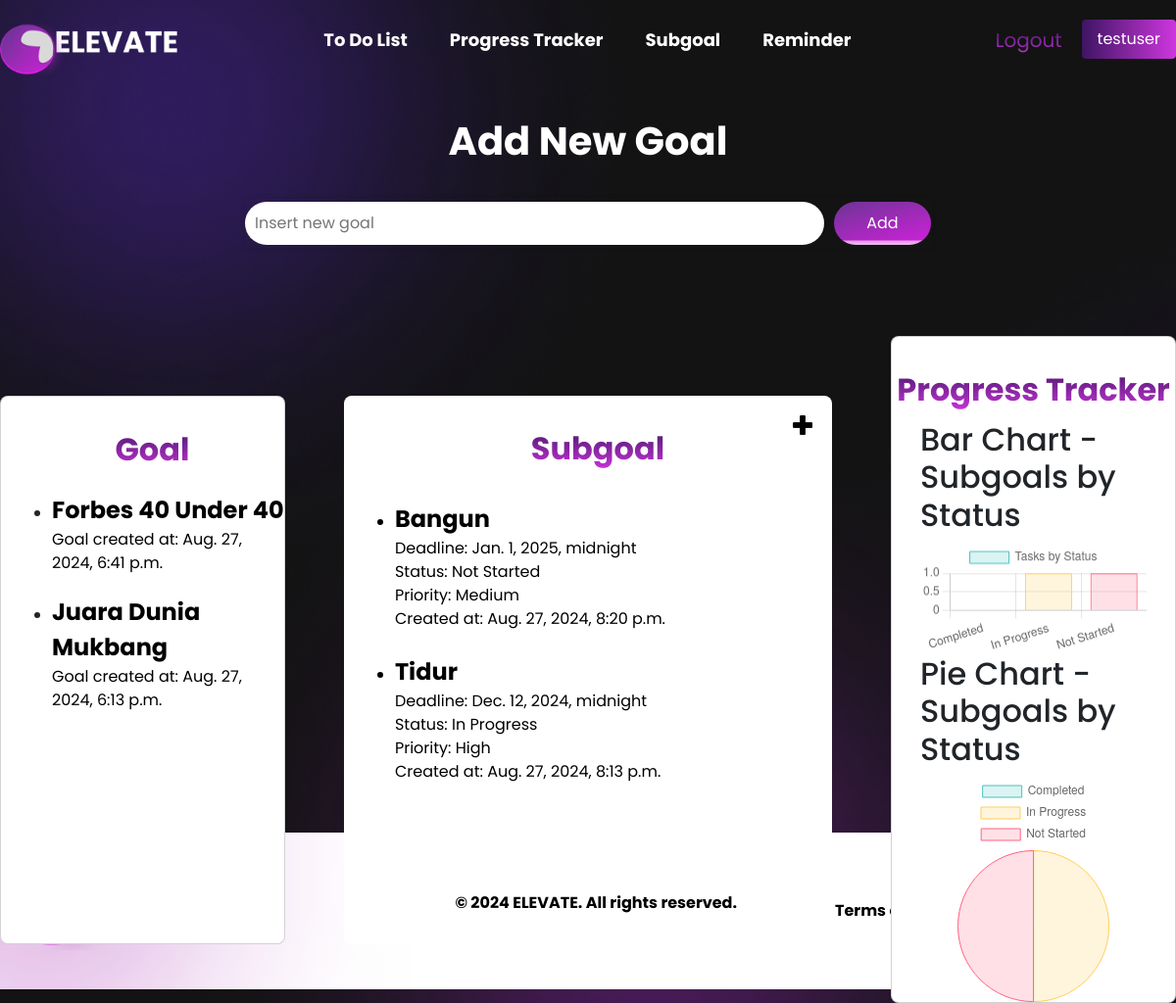
Screenshot of /subgoal/goal/1/ (signed in) with the database file from the repository.
### subgoal/models.py (models this page shows, shortened)
class Goal(models.Model):
    user = models.ForeignKey(User, on_delete=models.CASCADE)
    title = models.CharField(max_length=255)
    created_at = models.DateTimeField(auto_now_add=True)

class Subgoal(models.Model):
    PRIORITY_CHOICES = [
        ('L', 'Low'),
        ('M', 'Medium'),
        ('H', 'High'),
    ]
    STATUS_CHOICES = [
        ('P', 'Pending'),
        ('C', 'Completed'),
        ('I', 'In Progress'),
    ]
    user = models.ForeignKey(User, on_delete=models.CASCADE)
    goal = models.ForeignKey(Goal, on_delete=models.CASCADE, related_name='subgoals')
    title = models.CharField(max_length=255)
    deadline = models.DateTimeField()  #
    status = models.CharField(max_length=1, choices=STATUS_CHOICES, default='P')
    priority = models.CharField(max_length=1, choices=PRIORITY_CHOICES, default='M')
    created_at = models.DateTimeField(auto_now_add=True)

### subgoal/views.py (the view)
# urls.py: path('subgoal/', include("subgoal.urls")),
def subgoal(request, goal_id):
    goals = Goal.objects.filter(user=request.user).order_by('-created_at')
    goal_choice = Goal.objects.get(id=goal_id)
    subgoals = Subgoal.objects.filter(user=request.user, goal=goal_choice).order_by('-created_at')
    statuses = ["Completed", "In Progress", "Not Started"]
    subgoal_counts = [
        Subgoal.objects.filter(user=request.user, status="Completed").count(),
        Subgoal.objects.filter(user=request.user, status="In Progress").count(),
        Subgoal.objects.filter(user=request.user, status="Not Started").count()
    ]
    task_data = {
        'labels': statuses,
        'values': subgoal_counts,
    }
    return render(request, "subgoal/home.html", {
        "goals": goals,
        "subgoals": subgoals,
        "task_data": task_data
    })

### subgoal/templates/subgoal/home.html (shortened to what this page needs)
{% extends "subgoal/layout.html" %}
{% load static %}
{% block css %}
    <link rel="stylesheet" href="{% static 'subgoal/css/home.css' %}">
{% endblock %}
{% block content %}
    <div class="subgoal-container">
        <div class="subgoal-section">
            <h2 class="subgoal-title">Add New Goal</h2>
        </div>
        <div>
            <form action="{% url 'subgoal:add_goal' %}" method="post" class="search-bar">
                <input type="text" class="search-input" placeholder="Insert new goal" name="goal">
                <input type ="submit" class="search-button" value="Add">
            </form>
        </div>
        <div class="card-container">
            <div class="card">
                <div class="card-content">
                    <p class="card-title">Goal</p>
                    <ul>
                    {% for goal in goals %}
                        <li class="goal-list">
                            <a class="goal-container" href="{% url 'subgoal:goal' goal.id %}">
                                <div class="goal-title">{{ goal.title }}</div>
                                <div>Goal created at: {{ goal.created_at }}</div>
                            </a>
                        </li>
                    {% endfor %}
                    </ul>
                </div>
            </div>
            <div class="card-center">
                <div class="card-content">
                    <a class="plus-sign-container" href="{% url 'subgoal:add_subgoal'%}">
                        <img alt="Plus/Add Sign" src="{% static 'subgoal/images/plus_sign.png' %}" class="plus-sign">
                    </a>
                    <p class="card-title subgoal-title">Subgoal</p>
                    <ul>
                        {% for subgoal in subgoals %}
                            <li>
                                <a class="goal-container" href="{% url 'subgoal:update_subgoal' subgoal.id %}">
                                    <div class="goal-title">{{ subgoal.title }}</div>
                                    <div>Deadline: {{ subgoal.deadline }}</div>
                                    <div>Status: {{ subgoal.status }}</div>
                                    <div>Priority: {{ subgoal.priority }}</div>
                                    <div>Created at: {{ subgoal.created_at }}</div>
                                    <br>
                                </a>
                            </li>
                        {% endfor %}
                    </ul>
               </div>
            </div>
            <div class="card">
                <p class="card-title">Progress Tracker</p>
                <div style="width: 80%; margin: auto;">
                    <h2>Bar Chart - Subgoals by Status</h2>
                    <canvas id="barChart"></canvas>
                </div>
                <div style="width: 80%; margin: auto;">
                    <h2>Pie Chart - Subgoals by Status</h2>
                    <canvas id="pieChart"></canvas>
                </div>
            </div>
        </div>
    </div>
    <script>
        // Get the data from Django's context
        const labels = {{ task_data.labels|safe }};
        const values = {{ task_data.values|safe }};
        // Bar Chart
        const barCtx = document.getElementById('barChart').getContext('2d');
        const barChart = new Chart(barCtx, {
            type: 'bar',
            data: {
                labels: labels,
                datasets: [{
                    label: 'Tasks by Status',
                    data: values,
                    backgroundColor: [
                        'rgba(75, 192, 192, 0.2)',
                        'rgba(255, 206, 86, 0.2)',
                        'rgba(255, 99, 132, 0.2)'
                    ],
                    borderColor: [
                        'rgba(75, 192, 192, 1)',
                        'rgba(255, 206, 86, 1)',
                        'rgba(255, 99, 132, 1)'
                    ],
                    borderWidth: 1
                }]
            },
            options: {
                scales: {
                    y: {
                        beginAtZero: true
                    }
                }
            }
        });
        // Pie Chart
        const pieCtx = document.getElementById('pieChart').getContext('2d');
        const pieChart = new Chart(pieCtx, {
            type: 'pie',
            data: {
                labels: labels,
                datasets: [{
                    label: 'Tasks by Status',
                    data: values,
                    backgroundColor: [
                        'rgba(75, 192, 192, 0.2)',
                        'rgba(255, 206, 86, 0.2)',
                        'rgba(255, 99, 132, 0.2)'
                    ],
                    borderColor: [
                        'rgba(75, 192, 192, 1)',
                        'rgba(255, 206, 86, 1)',
                        'rgba(255, 99, 132, 1)'
                    ],
                    borderWidth: 1
                }]
            },
            options: {
                responsive: true
            }
        });
    </script>
{% endblock %}

### subgoal/templates/subgoal/layout.html (shortened to what this page needs)
{% load static %}
<!DOCTYPE html>
<html lang="en">
  <head>
    <link href="https://cdn.jsdelivr.net/npm/bootstrap@5.3.3/dist/css/bootstrap.min.css" rel="stylesheet">
    <link rel="stylesheet" href="{% static 'subgoal/css/layout.css' %}">
    {% block css %}
    {% endblock %}
  </head>
  <body>
    <div class="container">
      <header class="header">
        <div class="header-content">
          <div class="logo-section">
            <a href="{% url 'user:home' %}">
                <img class="logo-img" src="{% static 'subgoal/images/logo.png' %}" alt="Elevate Logo">
            </a>
          </div>
          <nav class="nav-links">
            <a href="{% url 'todo:home' %}" class="nav-link"><b>To Do List</b></a>
            <a href="{% url 'subgoal:home' %}" class="nav-link"><b>Progress Tracker</b></a>
            <a href="{% url 'subgoal:home' %}" class="nav-link"><b>Subgoal</b></a>
            <a href="{% url 'reminder:home' %}" class="nav-link"><b>Reminder</b></a>
          </nav>
          <div class="auth-links">
            <a href="{% url 'user:logout' %}" class="login-link">Logout</a>
            <a href="#" class="signup-link">{{ request.user.username }}</a>
          </div>
        </div>
      </header>
    </div>
    {% block content%}
    {% endblock %}
    <footer>
        <div class="footer-container">
            <div class="footer-logo-section">
            </div>
            <p>&copy; 2024 ELEVATE. All rights reserved.</p>
            <div class="footer-links">
                <a href="#" class="footer-link">Terms of Service</a>
                <a href="#" class="footer-link">Privacy Policy</a>
            </div>
        </div>
    </footer>
  </body>
</html>

### subgoal/static/subgoal/css/layout.css (style rules this page uses)
html { scroll-behavior: smooth; }
body { margin: 0; font-family: 'Poppins', sans-serif; background-image: url("/static/subgoal/images/background_image.png"); background-size: cover; background-repeat: no-repeat; background-attachment: fixed; color: white; }
.container { max-width: 1200px; margin: 0 auto; padding: 0; }
.header { background-color: transparent; }
.header-content { display: flex; justify-content: space-between; align-items: center; }
.logo-section { display: grid; grid-template-columns: auto auto; align-items: center; }
.logo-img { margin-top: 20px; width: auto; height: 60px; display: block; }
.nav-links { display: flex; gap: 43px; }
.nav-link { color: white; text-decoration: none; font-size: 18px; }
.auth-links { display: flex; gap: 20px; }
.login-link { background: linear-gradient(180deg, #3e1562, #CF36DF); -webkit-background-clip: text; -webkit-text-fill-color: transparent; font-size: 20px; text-decoration: none; margin-top: 6px; }
.signup-link { background: linear-gradient(90deg, #3e1562, #CE36DF); padding: 8px 16px; border-radius: 4px; text-decoration: none; color: white; }
.footer-container { color: black; font-weight: bold; background-image: url("/static/subgoal/images/down_background_mainpage.png"); background-size: cover; background-repeat: no-repeat; background-attachment: fixed; display: flex; justify-content: center; align-items: center; height: 160px; column-gap: 100px; }
.footer-logo-section { display: flex; align-items: center; }
.footer-links { display: flex; gap: 80px; }
.footer-link { color: black; text-decoration: none; }

### subgoal/static/subgoal/css/home.css (style rules this page uses)
.subgoal-container { display: flex; flex-direction: column; height: 90vh; margin-top: 50px; }
.subgoal-section { position: relative; display: flex; width: 100%; text-align: center; z-index: 1; }
.subgoal-title { position: relative; color: white; margin: 0 auto; font-size: 2.5rem; font-weight: 700; text-align: center; max-width: 100%; }
.search-bar { display: flex; align-items: center; margin: 10px auto; box-shadow: 0 0 5px rgba(0, 0, 0, 0.1); max-width: 700px; overflow: hidden; height: 50px; margin-top: 5px; margin-bottom: 40px; }
.search-input { border: none; padding: 10px; font-size: 16px; width: 600px; outline: none; border-radius: 30px; background-color: rgba(255, 255, 255); }
.search-button { margin-left: 10px; width: 100px; background-image: url("/static/subgoal/images/button_background.png"); background-size: fill; background-position: center; background-repeat: no-repeat; border: none; color: white; padding: 10px 20px; font-size: 16px; cursor: pointer; z-index: 1; border-radius: 30px; }
.card-container { color: black; margin: 50px 0; display: flex; justify-content: center; align-items: center; column-gap: 60px; }
.card-center { background-color: white; min-height: 70vh; width: 600px; border-radius: 8px; }
.card { background-color: white; min-height: 70vh; width: 350px; border-radius: 8px; }
.card-title { margin-top: 30px; text-align: center; font-size: 32px; font-weight: bold; background: linear-gradient(180deg, #3e1562, #CF36DF); -webkit-background-clip: text; -webkit-text-fill-color: transparent; }
.card-content { padding-left: 20px; }
.goal-container { display: flex; flex-direction: column; text-decoration: none; color: black; column-gap: 20px; }
.goal-title { font-size: 24px; font-weight: bold; }
.goal-list { margin: 20px 0; }
.plus-sign-container { display: flex; justify-content: flex-end; margin-top: 20px; margin-right: 20px; }
.plus-sign { width: 20px; height: auto; }
.subgoal-title { margin-top: -10px; margin-bottom: 30px; }

### rows the page displays
Goal: title "Forbes 40 Under 40", created_at "Aug. 27, 2024, 6:41 p.m."
Goal: title "Juara Dunia Mukbang", created_at "Aug. 27, 2024, 6:13 p.m."
Subgoal: title "Bangun", deadline "Jan. 1, 2025, midnight", status "Not Started", priority "Medium", created_at "Aug. 27, 2024, 8:20 p.m."
Subgoal: title "Tidur", deadline "Dec. 12, 2024, midnight", status "In Progress", priority "High", created_at "Aug. 27, 2024, 8:13 p.m."

### other values shown
{{ request.user.username }} "testuser"
chart data {{ task_data.values|safe }} [0, 1, 1]
